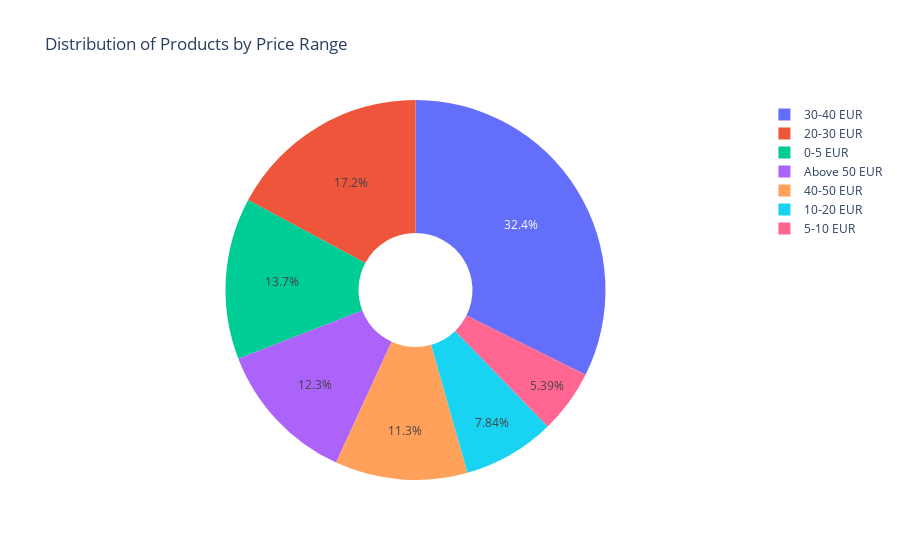

Source (notebook cell):
### Markdown cell above
<a id="2-2"></a>
### 2.2. Distribution of Products by Price Range

### Code cell
bins = [0, 5, 10, 20, 30, 40, 50, float('inf')]
labels = ['0-5 EUR', '5-10 EUR', '10-20 EUR', '20-30 EUR', '30-40 EUR', '40-50 EUR', 'Above 50 EUR']

price_range_counts = pd.cut(purchase_df['price'], bins=bins, labels=labels).value_counts().reset_index()
price_range_counts.columns = ['price', 'count']

# Create a donut chart using Plotly Express
fig = px.pie(
    price_range_counts, 
    values='count', 
    names='price', 
    hole=0.3,
    labels={'price': 'Price Range'},
    title='Distribution of Products by Price Range')

# Show the donut chart
fig.show()

price_range_counts

### Figure 1 — Plotly figure (JSON) as saved in the notebook; plotly's stock layout.template omitted (floating-point values rounded to 4 significant figures)
{"data": [{"domain": {"x": [0, 1], "y": [0, 1]}, "hole": 0.3, "hovertemplate": "Price Range=%{label}<br>count=%{value}<extra></extra>", "labels": ["30-40 EUR", "20-30 EUR", "0-5 EUR", "Above 50 EUR", "40-50 EUR", "10-20 EUR", "5-10 EUR"], "legendgroup": "", "name": "", "showlegend": true, "type": "pie", "values": [66, 35, 28, 25, 23, 16, 11]}], "layout": {"legend": {"tracegroupgap": 0}, "title": {"text": "Distribution of Products by Price Range"}}}
